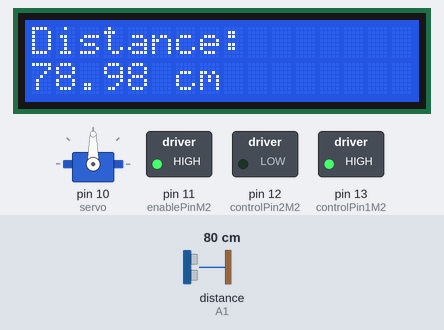
Bench run of a sketch on a simulated Arduino Uno, built with avr-gcc and run on an emulated ATmega328P. On the bench: 16×2 character LCD, servo, switched loads named in the sketch (green lamp = pin HIGH). Wiring (inferred from the names in the program): ultrasonic range finder: trigger A0; echo A1. The test bench sets the inputs (shaded band); at power-on: distance to the obstacle (sensor on A1) 80 cm. The echo pulse lasts 58.3 µs per cm; pins used as bus, display or sensor lines are not drawn; what the sketch prints to the serial monitor is not drawn.

Above: at 1.2 s.
1.3 s: distance to the obstacle (sensor on A1) set to 2 cm
At 2.1 s:
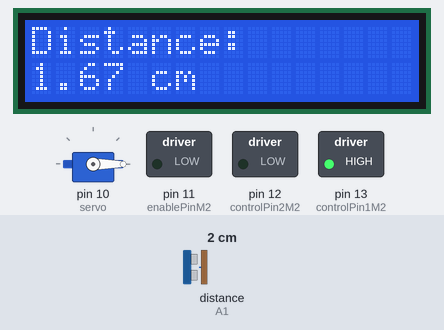
4.3 s: distance to the obstacle (sensor on A1) set to 19 cm
At 5.1 s:
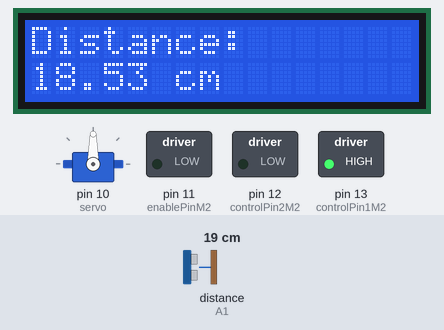
7.1 s: distance to the obstacle (sensor on A1) set to 22 cm
At 9.0 s:
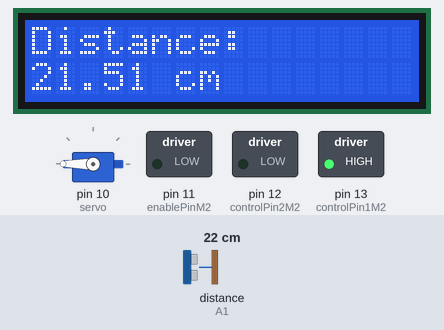
9.7 s: distance to the obstacle (sensor on A1) set to 120 cm
At 12.0 s:
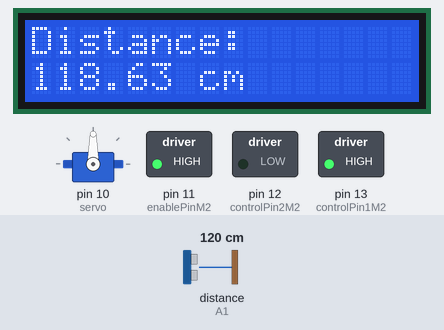
Timing chart, 0 to 13.5 s (numbered marks = the images above; inputs shaded):
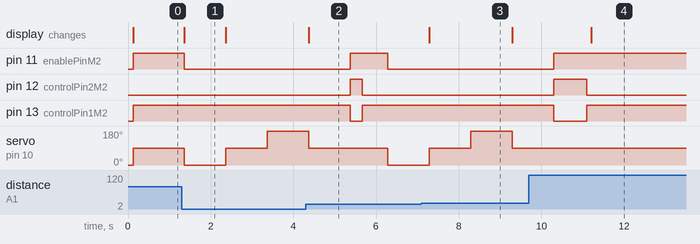

Measured:
- the behaviour switches between 20 and 21 cm on distance to the obstacle (sensor on A1) (found by bisection; images 2 and 3)
- after the input at 1.3 s, pin 11 (enablePinM2): HIGH → LOW after 0.06 s; servo on pin 10 (servo): 90° → 0° after 0.06 s, → 90° 1.0 s later, → 180° 1.0 s later; the display: changes after 0.06 s (image 1)
- after the input at 4.3 s, the display: changes after 0.07 s (image 2)
- after the input at 7.1 s, the display: changes after 0.19 s (image 3)
- after the input at 9.7 s, the display: changes after 1.5 s (image 4)
- what the display in image 1 shows lasts 1.0 s, from 1.4 s to 2.4 s
- what the display in image 3 shows lasts 2.0 s, from 7.3 s to 9.3 s

The sketch:

ultarsonicRobot.ino
```cpp
#include <Servo.h>
#include <LiquidCrystal.h>

Servo motor;
int servo = 10;
LiquidCrystal LCD(A2,9,8,7,6,5);

int trigPin = A0;
int echoPin = A1;


float pingTime;
float frontDistance;
float leftDistance;
float rightDistance;
float speedOfSound = 0.034;

int controlPin1M1 = 8;
int controlPin2M1 = 7;
int enablePinM1 = 6;

int controlPin1M2 = 13;
int controlPin2M2 = 12;
int enablePinM2 = 11;

int motorDir1 = 0;
int motorDir2 = 0;

int motorSpeed = 255;


float distance()
{
  digitalWrite(trigPin, LOW);
  delayMicroseconds(2000);
  digitalWrite(trigPin, HIGH);
  delayMicroseconds(15);
  digitalWrite(trigPin, LOW);
  delayMicroseconds(10);

  return speedOfSound*pulseIn(echoPin, HIGH)/2;
}


void driveMotors(int dir1, int dir2){
  digitalWrite(controlPin1M1, !dir1);
  digitalWrite(controlPin2M1, dir1);
  digitalWrite(controlPin1M2, !dir2);
  digitalWrite(controlPin2M2, dir2);
}

void setup()
{
  Serial.begin(9600);
  pinMode(trigPin, OUTPUT);
  pinMode(echoPin, INPUT);

  LCD.begin(16,2);
  LCD.setCursor(0,0);
  LCD.print("Distance:");

  pinMode(controlPin1M1, OUTPUT);
  pinMode(controlPin2M1, OUTPUT);
  pinMode(controlPin1M2, OUTPUT);
  pinMode(controlPin2M2, OUTPUT);
  pinMode(enablePinM1, OUTPUT);
  pinMode(enablePinM2, OUTPUT);
  digitalWrite(enablePinM1, 0);
  digitalWrite(enablePinM2, 0);

  motor.attach(servo);
  motor.write(0);
}

void loop()
{
  delay(50);
  LCD.setCursor(0,1);
  frontDistance = distance();

  Serial.print(frontDistance);
  Serial.println(" cm");
  Serial.print(leftDistance);
  Serial.println(" left cm");
  Serial.print(rightDistance);
  Serial.println(" right cm");

  LCD.setCursor(0,1);
  LCD.print("               ");
  LCD.setCursor(0,1);
  LCD.print(frontDistance);
  LCD.print(" cm");

  if (frontDistance < 20){
    analogWrite(enablePinM1, 0);
    analogWrite(enablePinM2, 0);

    motor.write(0);
    delay(1000);

    leftDistance = distance();

    LCD.setCursor(0,1);
    LCD.print("               ");
    LCD.setCursor(0,1);
    LCD.print(leftDistance);
    LCD.print(" cm");

    motor.write(90);
    delay(1000);

    motor.write(180);
    delay(1000);

    rightDistance = distance();

    LCD.setCursor(0,1);
    LCD.print("               ");
    LCD.setCursor(0,1);
    LCD.print(rightDistance);
    LCD.print(" cm");

    motor.write(90);
    delay(1000);

    analogWrite(enablePinM1, motorSpeed);
    analogWrite(enablePinM2, motorSpeed);
    motorDir1 = 1;
    motorDir2 = 1;
    driveMotors(motorDir1, motorDir2);
    delay(300);

    if (leftDistance > rightDistance){
      motorDir1 = 0;
      motorDir2 = 1;
    } else {
      motorDir1 = 1;
      motorDir2 = 0;
    }

    driveMotors(motorDir1, motorDir2);
    delay(500);

    motorDir1 = 0;
    motorDir2 = 0;

  } else {

  analogWrite(enablePinM1, motorSpeed);
  analogWrite(enablePinM2, motorSpeed);
  motor.write(90);
  }
  driveMotors(motorDir1, motorDir2);
  delay(50);

}
```
